Frame 1 (no input): blank canvas, image omitted
Frame 60 (no input): blank canvas, image omitted
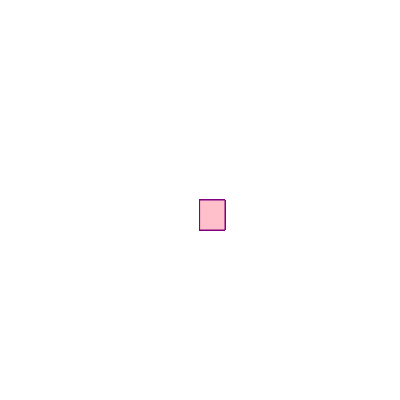
Frame 120 (the mouse pressed at the canvas centre since frame 60)

The p5.js sketch whose frames 1 and 60 were blank and that drew this single picture after the mouse press (run headless with seeded random() and noise() and a simulated clock; from frame 60 on, the mouse is pressed at the canvas centre):

// p5.js sketch
// ── sketch.js
function setup() {
    createCanvas(400, 400);
    background("white");
  }
  
  function draw() {
    
    stroke("purple");
    fill("pink");
  
    //console.log(mouseIsPressed);
  
    if (mouseIsPressed) {
      rect(mouseX, mouseY, 25, 30);
    }
  }
  
